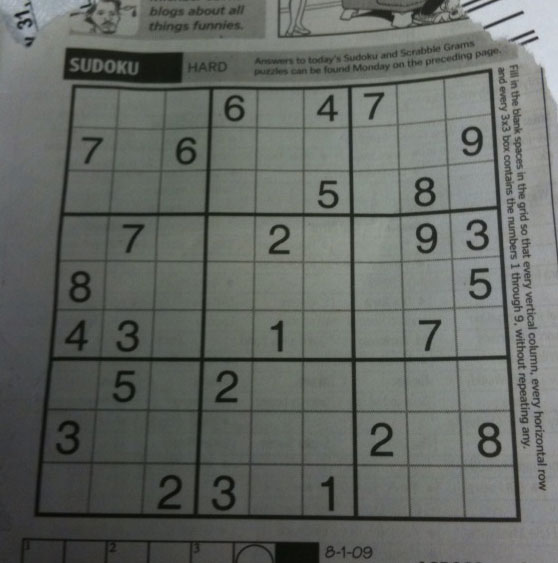
#> input picture sudoku.png, 558 x 563 px
$ python 17_image_gradient_and_canny_detection.py   (older library calls are emulated)
#> lines starting #> are read from the running program, lines starting #| are printed output that depends on the picture; after the words box and inside, x2 and y2 are one past the last pixel; in counts of white or black regions, pixels touching at a corner belong together
import cv2
import numpy as np
from matplotlib import pyplot as plt

img = cv2.imread('sudoku.png',0)
#> img: shape (563, 558); min 7, max 218, mean 101.8
img1 = cv2.imread('messi.jpg',0)
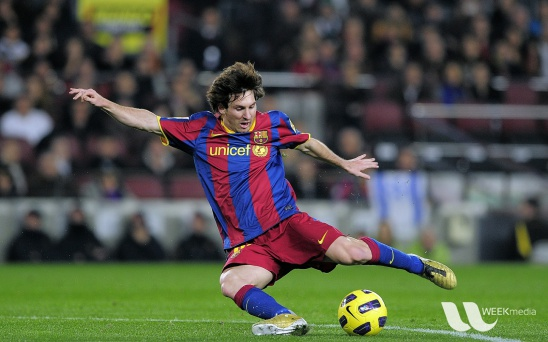
#> input picture messi.jpg, 548 x 342 px
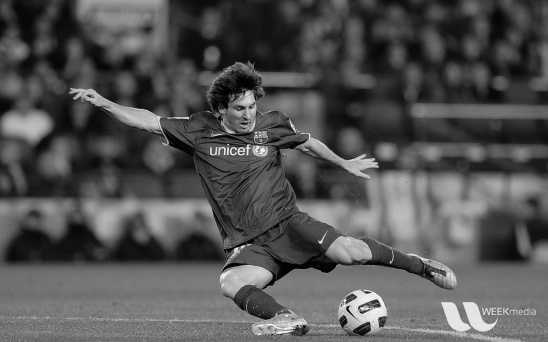
#> img1: shape (342, 548); min 0, max 253, mean 83.3
lap = cv2.Laplacian(img , cv2.CV_64F,ksize=1)
lap = np.uint8(np.absolute(lap))
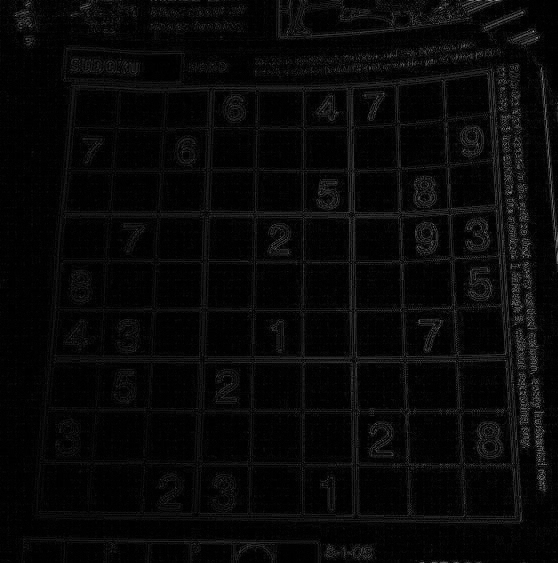
#> lap: shape (563, 558); min 0, max 165, mean 8
sobelx = cv2.Sobel(img,cv2.CV_64F,1,0)
sobely = cv2.Sobel(img,cv2.CV_64F,0,1)
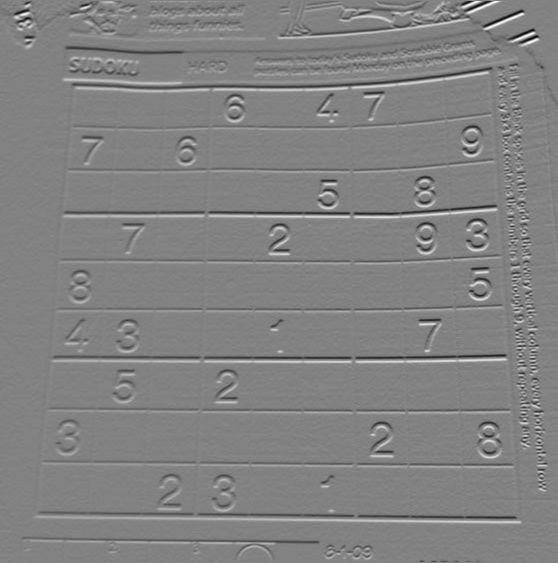
#> sobely: shape (563, 558) float64; min -497, max 474, mean -0.8; drawn with min black and max white
sobelx = np.uint8(np.absolute(sobelx))
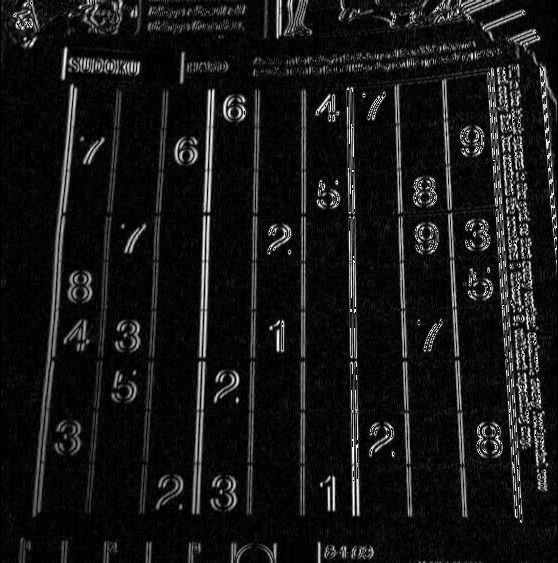
#> sobelx: shape (563, 558); min 0, max 255, mean 23.1
sobely = np.uint8(np.absolute(sobely))
sobelcombined = cv2.bitwise_or(sobelx,sobely)
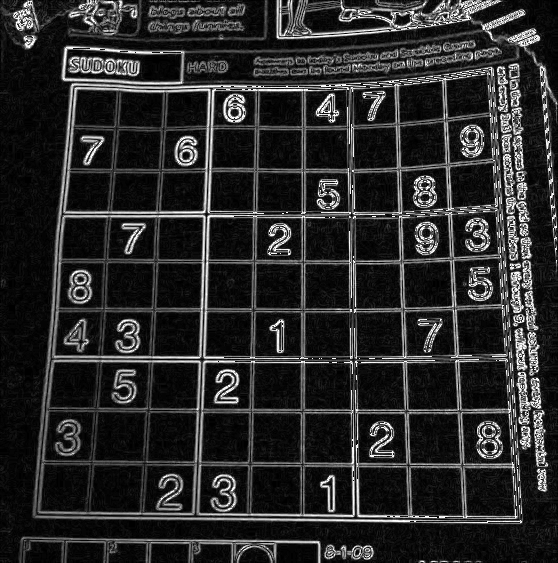
#> sobelcombined: shape (563, 558); min 0, max 255, mean 42.1
canny = cv2.Canny(img1,100,200)
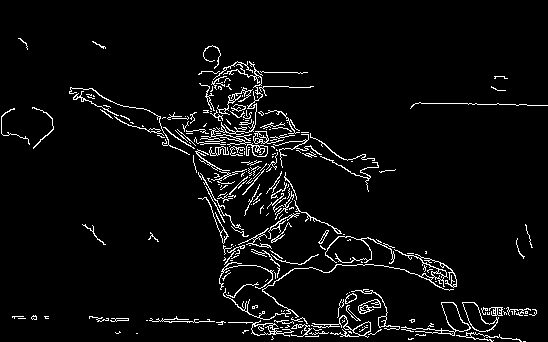
#> canny: shape (342, 548); 4.7% white in thin lines or dots, all inside (x1, y1, x2, y2) = (1, 38, 548, 342)
titles = ['image','Laplacian','sobelx','sobely','sobelcombined','canny']
images = [img,lap,sobelx,sobely,sobelcombined,canny]
for i in range(6):
    plt.subplot(3,3,i+1),plt.imshow(images[i],'gray')
    plt.title(titles[i])
    plt.xticks([]),plt.yticks([])
plt.show()
